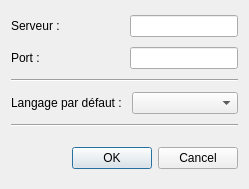
<?xml version="1.0" encoding="UTF-8"?>
<ui version="4.0">
 <class>Setting</class>
 <widget class="QDialog" name="Setting">
  <property name="geometry">
   <rect>
    <x>0</x>
    <y>0</y>
    <width>249</width>
    <height>189</height>
   </rect>
  </property>
  <property name="windowTitle">
   <string>Configuration</string>
  </property>
  <layout class="QVBoxLayout" name="verticalLayout">
   <item>
    <layout class="QHBoxLayout" name="horizontalLayout">
     <item>
      <widget class="QLabel" name="label">
       <property name="text">
        <string>Serveur :</string>
       </property>
      </widget>
     </item>
     <item>
      <widget class="QLineEdit" name="serverEdit">
       <property name="sizePolicy">
        <sizepolicy hsizetype="Fixed" vsizetype="Fixed">
         <horstretch>0</horstretch>
         <verstretch>0</verstretch>
        </sizepolicy>
       </property>
      </widget>
     </item>
    </layout>
   </item>
   <item>
    <layout class="QHBoxLayout" name="horizontalLayout_2">
     <item>
      <widget class="QLabel" name="label_2">
       <property name="text">
        <string>Port :</string>
       </property>
      </widget>
     </item>
     <item>
      <widget class="QLineEdit" name="portEdit">
       <property name="enabled">
        <bool>true</bool>
       </property>
       <property name="sizePolicy">
        <sizepolicy hsizetype="Fixed" vsizetype="Fixed">
         <horstretch>0</horstretch>
         <verstretch>0</verstretch>
        </sizepolicy>
       </property>
      </widget>
     </item>
    </layout>
   </item>
   <item>
    <widget class="Line" name="line">
     <property name="orientation">
      <enum>Qt::Horizontal</enum>
     </property>
    </widget>
   </item>
   <item>
    <layout class="QHBoxLayout" name="horizontalLayout_3">
     <item>
      <widget class="QLabel" name="label_3">
       <property name="text">
        <string>Langage par défaut : </string>
       </property>
      </widget>
     </item>
     <item>
      <widget class="QComboBox" name="_languages"/>
     </item>
    </layout>
   </item>
   <item>
    <widget class="Line" name="line_2">
     <property name="orientation">
      <enum>Qt::Horizontal</enum>
     </property>
    </widget>
   </item>
   <item>
    <spacer name="verticalSpacer">
     <property name="orientation">
      <enum>Qt::Vertical</enum>
     </property>
     <property name="sizeType">
      <enum>QSizePolicy::Fixed</enum>
     </property>
     <property name="sizeHint" stdset="0">
      <size>
       <width>10</width>
       <height>10</height>
      </size>
     </property>
    </spacer>
   </item>
   <item>
    <widget class="QDialogButtonBox" name="buttonBox">
     <property name="locale">
      <locale language="French" country="France"/>
     </property>
     <property name="orientation">
      <enum>Qt::Horizontal</enum>
     </property>
     <property name="standardButtons">
      <set>QDialogButtonBox::Cancel|QDialogButtonBox::Ok</set>
     </property>
    </widget>
   </item>
  </layout>
 </widget>
 <resources/>
 <connections>
  <connection>
   <sender>buttonBox</sender>
   <signal>accepted()</signal>
   <receiver>Setting</receiver>
   <slot>accept()</slot>
   <hints>
    <hint type="sourcelabel">
     <x>248</x>
     <y>254</y>
    </hint>
    <hint type="destinationlabel">
     <x>157</x>
     <y>274</y>
    </hint>
   </hints>
  </connection>
  <connection>
   <sender>buttonBox</sender>
   <signal>rejected()</signal>
   <receiver>Setting</receiver>
   <slot>reject()</slot>
   <hints>
    <hint type="sourcelabel">
     <x>316</x>
     <y>260</y>
    </hint>
    <hint type="destinationlabel">
     <x>286</x>
     <y>274</y>
    </hint>
   </hints>
  </connection>
 </connections>
</ui>
